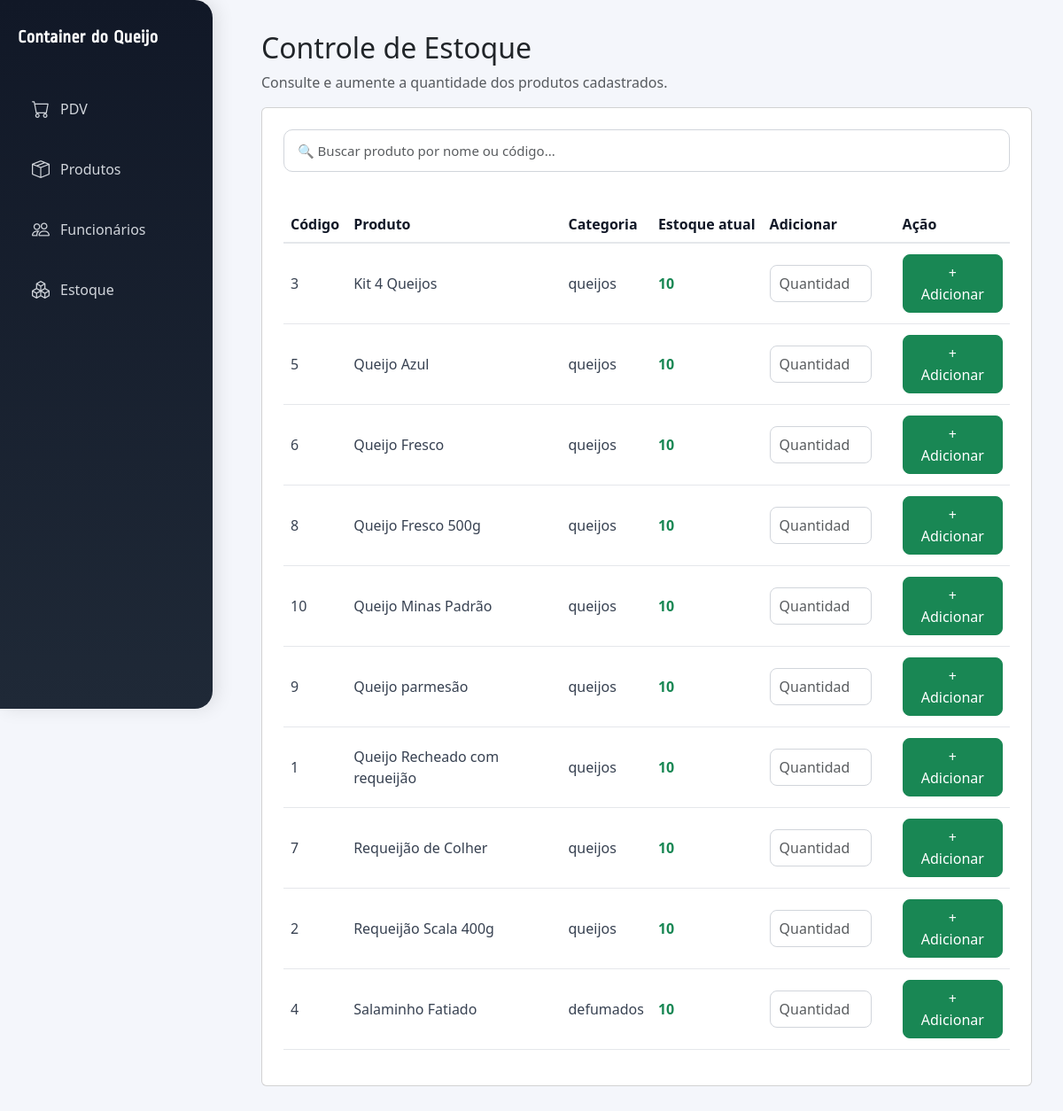
The page /PDV/estoque.php on the database as committed earlier.
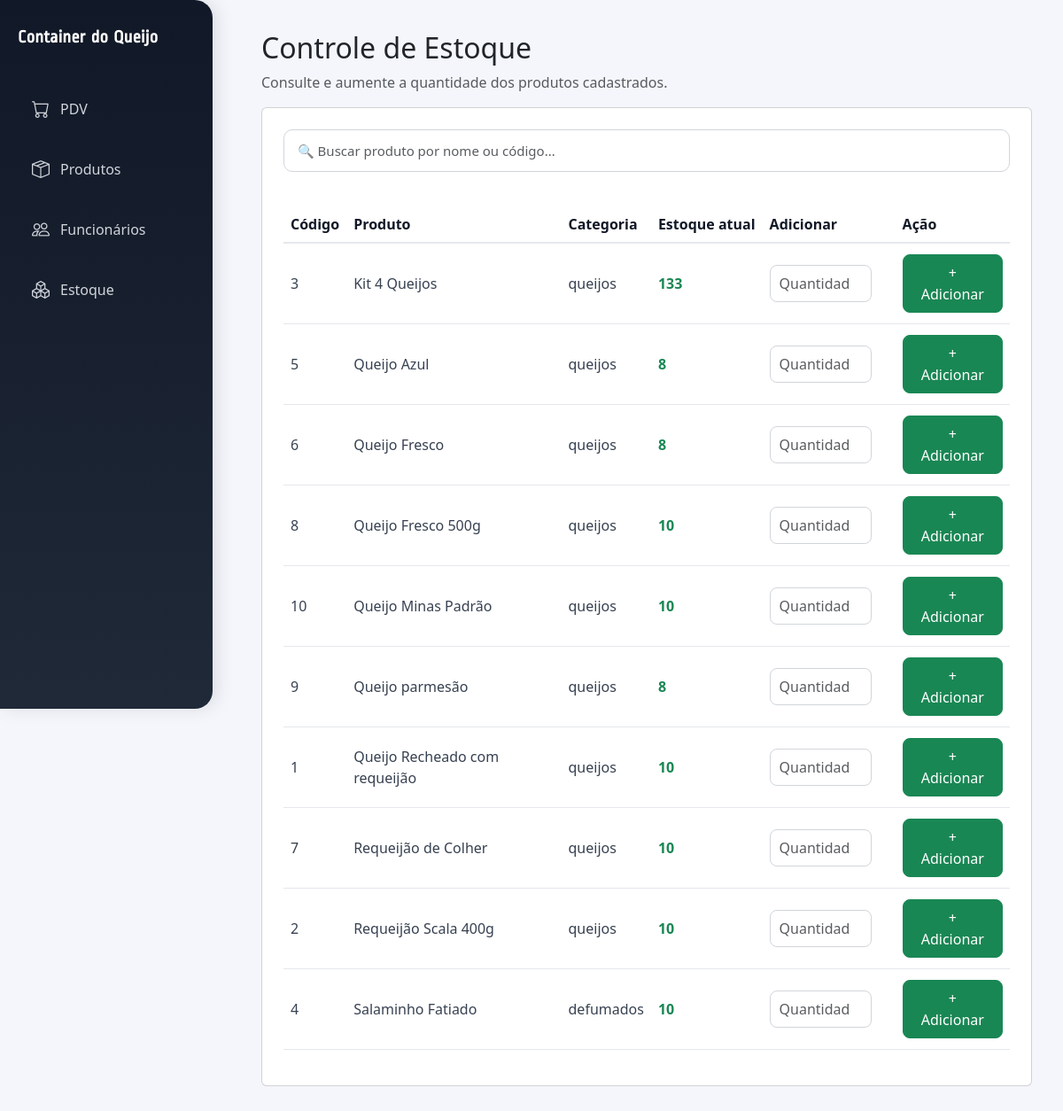
The same page on the database as committed later.
### tables this page shows
CREATE TABLE `produtos` (
  `idProduto` int(11) NOT NULL,
  `nome` varchar(255) DEFAULT NULL,
  `codigoDeBarras` int(11) DEFAULT NULL,
  `valor` float(10,2) DEFAULT NULL,
  `validade` date DEFAULT NULL,
  `estoque` int(11) DEFAULT NULL,
  `Armazenamento` enum('Refrigerado','Normal') NOT NULL,
  `categoria` enum('frios','defumados','doces','bebidas','queijos') NOT NULL,
  `imagem` varchar(255) DEFAULT NULL,
  `idFornecedor` int(11) DEFAULT NULL
);

### PDV/estoque.php (the view, shortened to what this page needs)
<?php
include 'conexao.php';
$sql = "
    SELECT
        idProduto,
        nome,
        codigoDeBarras,
        categoria,
        estoque
    FROM produtos
    ORDER BY nome ASC
";
$resultado = mysqli_query($conn, $sql);
?>
<!DOCTYPE html>
<html lang="pt-br">
<head>
    <link href="https://cdn.jsdelivr.net/npm/bootstrap@5.3.0/dist/css/bootstrap.min.css" rel="stylesheet">
<link rel="stylesheet"
href="https://cdn.jsdelivr.net/npm/bootstrap-icons@1.11.3/font/bootstrap-icons.min.css">
<link rel="stylesheet" href="css/estilo.css">
</head>
<body>
<div class="sidebar">
    <h2 class="logo">Container do Queijo</h2>
    <a href="pdv.html">
        <i class="bi bi-cart"></i>
        PDV
    </a>
    <a href="produtos.html">
        <i class="bi bi-box-seam"></i>
        Produtos
    </a>
    <a href="funcionarios.html">
        <i class="bi bi-people"></i>
        Funcionários
    </a>
    <a href="estoque.php">
        <i class="bi bi-boxes"></i>
        Estoque
    </a>
</div>
<div class="content">
    <h2>Controle de Estoque</h2>
    <p class="text-muted">
        Consulte e aumente a quantidade dos produtos cadastrados.
    </p>
    <div class="card p-4">
        <div class="mb-4">
            <input
                type="text"
                id="busca"
                class="form-control"
                placeholder="🔍 Buscar produto por nome ou código..."
                onkeyup="filtrarProdutos()"
            >
        </div>
        <div class="table-responsive">
            <table class="table table-hover align-middle">
                <thead>
                    <tr>
                        <th>Código</th>
                        <th>Produto</th>
                        <th>Categoria</th>
                        <th>Estoque atual</th>
                        <th>Adicionar</th>
                        <th>Ação</th>
                    </tr>
                </thead>
                <tbody id="tabelaProdutos">
                <?php
                if ($resultado && mysqli_num_rows($resultado) > 0) {
                    while ($produto = mysqli_fetch_assoc($resultado)) {
                        ?>
                        <tr>
                            <td>
                                <?= htmlspecialchars($produto['codigoDeBarras']) ?>
                            </td>
                            <td>
                                <?= htmlspecialchars($produto['nome']) ?>
                            </td>
                            <td>
                                <?= htmlspecialchars($produto['categoria']) ?>
                            </td>
                            <td>
                                <span
                                    class="<?= $produto['estoque'] <= 5
                                        ? 'estoque-baixo'
                                        : 'estoque-normal' ?>"
                                >
                                    <?= $produto['estoque'] ?>
                                </span>
                            </td>
                            <td style="width: 150px;">
                                <input
                                    type="number"
                                    min="1"
                                    class="form-control quantidade-adicionar"
                                    placeholder="Quantidade"
                                >
                            </td>
                            <td>
                                <button
                                    class="btn btn-success"
                                    onclick="adicionarEstoque(
                                        <?= $produto['idProduto'] ?>,
                                        this
                                    )"
                                >
                                    + Adicionar
                                </button>
                            </td>
                        </tr>
                        <?php
                    }
                }
                ?>
                </tbody>
            </table>
        </div>
    </div>
</div>
</body>
</html>

Rows that differ between the two databases and show on the page:
changed produtos "Kit 4 Queijos": estoque "10" → "133"
changed produtos "Queijo Azul": estoque "10" → "8"
changed produtos "Queijo Fresco": estoque "10" → "8"
changed produtos "Queijo parmesão": estoque "10" → "8"
